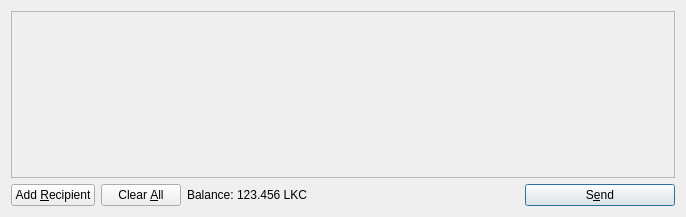
<?xml version="1.0" encoding="UTF-8"?>
<ui version="4.0">
 <class>SendCoinsDialog</class>
 <widget class="QDialog" name="SendCoinsDialog">
  <property name="geometry">
   <rect>
    <x>0</x>
    <y>0</y>
    <width>686</width>
    <height>217</height>
   </rect>
  </property>
  <property name="windowTitle">
   <string>Send Coins</string>
  </property>
  <layout class="QVBoxLayout" name="verticalLayout">
   <item>
    <widget class="QScrollArea" name="scrollArea">
     <property name="widgetResizable">
      <bool>true</bool>
     </property>
     <widget class="QWidget" name="scrollAreaWidgetContents">
      <property name="geometry">
       <rect>
        <x>0</x>
        <y>0</y>
        <width>666</width>
        <height>165</height>
       </rect>
      </property>
      <layout class="QVBoxLayout" name="verticalLayout_2">
       <property name="margin">
        <number>0</number>
       </property>
       <item>
        <layout class="QVBoxLayout" name="entries">
         <property name="spacing">
          <number>6</number>
         </property>
        </layout>
       </item>
       <item>
        <spacer name="verticalSpacer">
         <property name="orientation">
          <enum>Qt::Vertical</enum>
         </property>
         <property name="sizeHint" stdset="0">
          <size>
           <width>20</width>
           <height>40</height>
          </size>
         </property>
        </spacer>
       </item>
      </layout>
     </widget>
    </widget>
   </item>
   <item>
    <layout class="QHBoxLayout" name="horizontalLayout">
     <item>
      <widget class="QPushButton" name="addButton">
       <property name="toolTip">
        <string>Send to multiple recipients at once</string>
       </property>
       <property name="text">
        <string>Add &amp;Recipient</string>
       </property>
       <property name="icon">
        <iconset resource="../bitcoin.qrc">
         <normaloff>:/icons/add</normaloff>:/icons/add</iconset>
       </property>
       <property name="autoDefault">
        <bool>false</bool>
       </property>
      </widget>
     </item>
     <item>
      <widget class="QPushButton" name="clearButton">
       <property name="sizePolicy">
        <sizepolicy hsizetype="Minimum" vsizetype="Fixed">
         <horstretch>0</horstretch>
         <verstretch>0</verstretch>
        </sizepolicy>
       </property>
       <property name="toolTip">
        <string>Remove all transaction fields</string>
       </property>
       <property name="text">
        <string>Clear &amp;All</string>
       </property>
       <property name="icon">
        <iconset resource="../bitcoin.qrc">
         <normaloff>:/icons/remove</normaloff>:/icons/remove</iconset>
       </property>
       <property name="autoRepeatDelay">
        <number>300</number>
       </property>
       <property name="autoDefault">
        <bool>false</bool>
       </property>
      </widget>
     </item>
     <item>
      <layout class="QHBoxLayout" name="horizontalLayout_2">
       <property name="spacing">
        <number>3</number>
       </property>
       <item>
        <widget class="QLabel" name="label">
         <property name="text">
          <string>Balance:</string>
         </property>
        </widget>
       </item>
       <item>
        <widget class="QLabel" name="labelBalance">
         <property name="cursor">
          <cursorShape>IBeamCursor</cursorShape>
         </property>
         <property name="text">
          <string>123.456 LKC</string>
         </property>
         <property name="textInteractionFlags">
          <set>Qt::LinksAccessibleByMouse|Qt::TextSelectableByKeyboard|Qt::TextSelectableByMouse</set>
         </property>
        </widget>
       </item>
      </layout>
     </item>
     <item>
      <spacer name="horizontalSpacer">
       <property name="orientation">
        <enum>Qt::Horizontal</enum>
       </property>
       <property name="sizeHint" stdset="0">
        <size>
         <width>40</width>
         <height>20</height>
        </size>
       </property>
      </spacer>
     </item>
     <item>
      <widget class="QPushButton" name="sendButton">
       <property name="minimumSize">
        <size>
         <width>150</width>
         <height>0</height>
        </size>
       </property>
       <property name="toolTip">
        <string>Confirm the send action</string>
       </property>
       <property name="text">
        <string>S&amp;end</string>
       </property>
       <property name="icon">
        <iconset resource="../bitcoin.qrc">
         <normaloff>:/icons/send</normaloff>:/icons/send</iconset>
       </property>
       <property name="default">
        <bool>true</bool>
       </property>
      </widget>
     </item>
    </layout>
   </item>
  </layout>
 </widget>
 <resources>
  <include location="../bitcoin.qrc"/>
 </resources>
 <connections/>
</ui>
